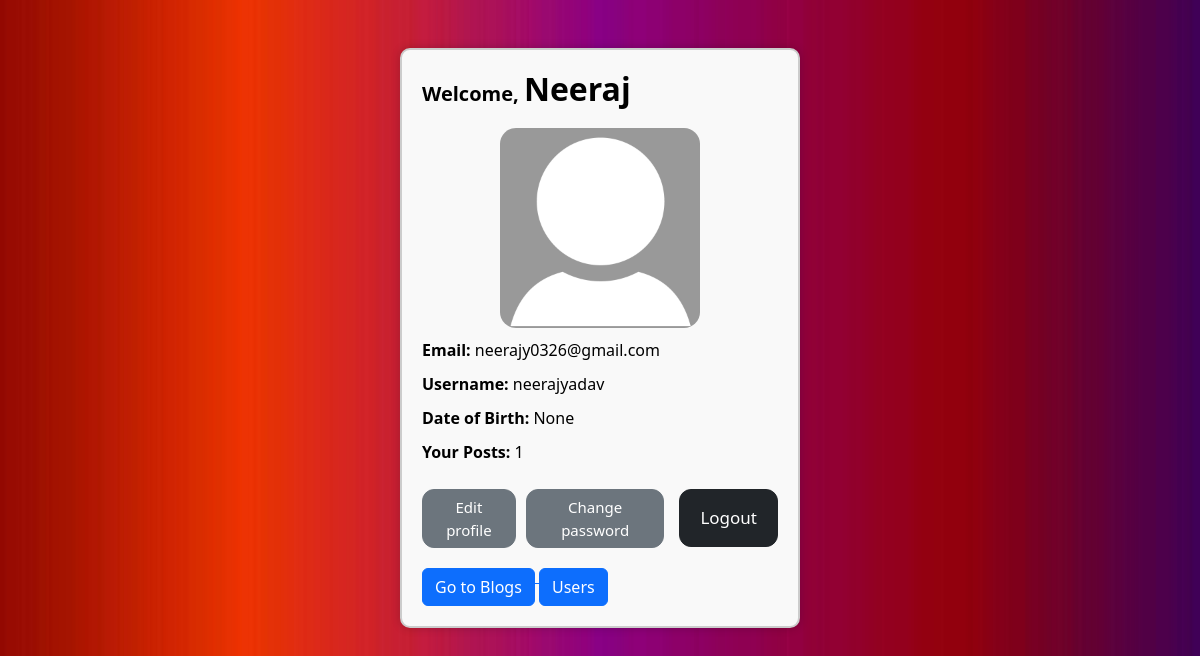
/profile (signed in), run on the app's committed database.
### home/models.py (models this page shows, shortened)
class CustomUser(AbstractBaseUser, PermissionsMixin):
    username_validator = RegexValidator(
        regex=r'^[a-zA-Z0-9_]+$',
        message='Username must contain only letters, digits, and underscores.',
        code='invalid_username'
    )
    username = models.CharField(
        max_length=30,
        unique=True,
        validators=[username_validator],
        help_text='Required. 30 characters or fewer. Letters, digits, and underscores only.',
        error_messages={
            'unique': 'A user with that username already exists.',
        }
    )
    username = models.CharField(max_length=150, unique=True)
    full_name = models.CharField(max_length=100)
    contact_number = models.CharField(max_length=10)
    email = models.EmailField(unique=True)
    is_staff = models.BooleanField(default=False)  # Add the is_staff attribute
    is_superuser = models.BooleanField(default=False)
    date_of_birth = models.DateField(null=True, blank=True)
    profile_picture = models.ImageField(upload_to='profile_pics/', null=True, blank=True)
    USERNAME_FIELD = 'email'
    REQUIRED_FIELDS = ['full_name', 'contact_number','username']
    objects = CustomUserManager()  # Use the custom manager for the objects field
    groups = models.ManyToManyField(
        'auth.Group',
        related_name='customuser_set',
        blank=True,
        help_text='The groups this user belongs to. A user will get all permissions '
                  'granted to each of their groups.',
        verbose_name='groups',
    )
    user_permissions = models.ManyToManyField(
        'auth.Permission',
        related_name='customuser_set',
        blank=True,
        help_text='Specific permissions for this user.',
        verbose_name='user permissions',
    )

### home/views.py (the view)
# urls.py: path('profile', views.profile, name='profile'),
@login_required
def profile(request):
    user = request.user.username
    my_blogs_count = BlogPost.objects.filter(author=user).count()
    return render(request, 'profile.html', {'my_blogs_count': my_blogs_count})

### templates/profile.html (shortened to what this page needs)
{% load static %}
<!DOCTYPE html>
<html lang="en">
<head>
    <link href="https://cdn.jsdelivr.net/npm/bootstrap@5.3.0/dist/css/bootstrap.min.css" rel="stylesheet">
    <link rel="stylesheet" href="{% static 'style2.css' %}">
</head>
<body>
  {% if user.is_authenticated %}
  <div class="container mt-5">
      <div class="row justify-content-center">
        <div class="col-md-6">
          <div class="profile-card">
          <h2 class="welcome-heading">Welcome, <span class="user-name">{{ user.full_name }}</span></h2>
            <div class="profile-picture-container">
              {% if user.profile_picture %}
                <img src="{{ user.profile_picture.url }}" alt="Profile Picture">
              {% else %}
                <img src="{% static 'df.jpeg' %}" alt="Default Profile Picture">
              {% endif %}
            </div>
            <p><strong>Email:</strong> {{ user.email }}</p>
            <p><strong>Username:</strong> {{ user.username }}</p>
            <p><strong>Date of Birth:</strong> {{ user.date_of_birth }}</p>
            <p><strong>Your Posts: </strong>{{ my_blogs_count }}</p>
            <div class="button-container">
            <a href="{% url 'edit_profile' %}">
              <button type="button" class="btn btn-secondary custom-button2">Edit profile</button>
            </a>
            <a href="{% url 'change_password' %}">
              <button type="button" class="btn btn-secondary custom-button1">Change password</button>
            </a>
            <a href="{% url 'logout' %}">
              <button type="button" class="btn btn-dark custom-button">Logout</button>
            </a>
          </div>
          <a href="{% url 'blog_list' %}">
            <button type="button" class="btn btn-primary ">Go to Blogs</button>
          </a>
          <a href="{% url 'user_list' %}">
            <button type="button" class="btn btn-primary">Users</button>
          </a>
          </div>
        </div>
      </div>
    </div>
{% else %}
<p>User is not authenticated.</p>
{% endif %}
</body>
</html>

### static/style2.css (style rules this page uses)
.profile-card { max-width: 400px; margin: 0 auto; padding: 30px; background-color: #bfbdbd; border-radius: 10px; box-shadow: 0px 0px 10px rgba(0, 0, 0, 0.2); }
.profile-card h2 { font-weight: 700; margin-bottom: 20px; }
.profile-card p { color:black; margin-bottom: 10px; margin-bottom: 5px; margin-top: 10px; }
.profile-card .btn { margin-top: 20px; }
.custom-button { font-size: 17px; padding: 15px 20px; border-radius: 12px; margin-left: 15px; }
.custom-button1 { font-size: 15px; border-radius: 12px; margin-left: 10px; }
.custom-button2 { font-size: 15px; border-radius: 12px; }
.profile-picture-container { width: 200px; height: 200px; overflow: hidden; border-radius: 8%; margin: 0 auto; }
.profile-picture-container img { width: 100%; height: 100%; object-fit: cover; }
.button-container { display: flex; justify-content: center; }
.welcome-heading { font-size: 20px; color: black; }
.user-name { font-size: 32px; font-weight: bold; }

### data on the page
CustomUser: full_name "Neeraj", email "neerajy0326@gmail.com", username "neerajyadav", date_of_birth "None"

### other printed values
{{ my_blogs_count }} "1"
